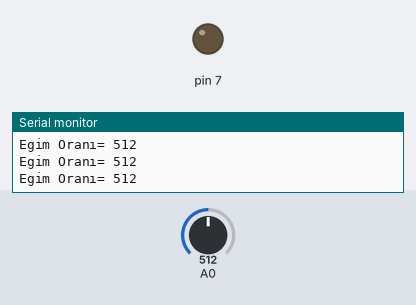
The sketch below on a simulated Arduino Uno, built with avr-gcc and run on an emulated ATmega328P. Shown: output pins drawn as LEDs (lit = HIGH), the last lines printed to the serial monitor. The inputs (shaded band) are chosen by the test bench; at power-on: A0 = 512.

Above: at 1.2 s.
1.3 s: A0 set to 275
4.3 s: A0 set to 243
At 5.3 s:
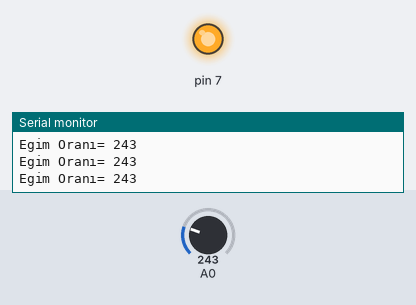
5.8 s: A0 set to 266
At 6.3 s:
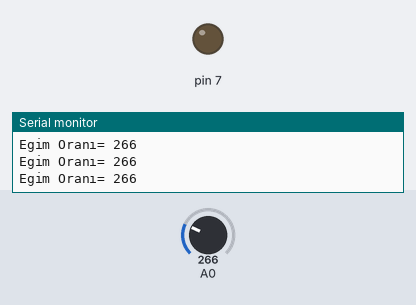
7.3 s: A0 set to 246
At 8.6 s:
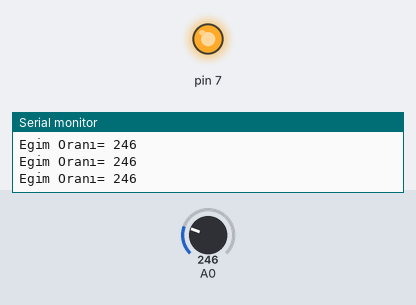
Timing chart, 0 to 9.8 s (numbered marks = the images above; inputs shaded):
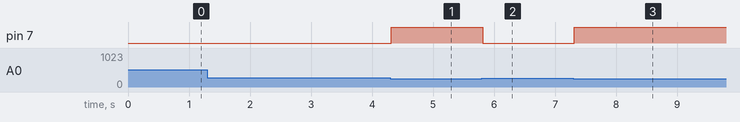

Measured:
- the behaviour switches between 257 and 256 on A0 (found by bisection; images 0 and 1)
- after the input at 4.3 s, pin 7: LOW → HIGH at once
- after the input at 5.8 s, pin 7: HIGH → LOW at once
- after the input at 7.3 s, pin 7: LOW → HIGH at once

The sketch:

Egim_Sensor.ino
```cpp
int egim;

void setup(){
  pinMode(7,OUTPUT);
  Serial.begin(9600);
}

void loop(){
 egim = analogRead(A0);
 Serial.print("Egim Oranı= ");
 Serial.println(egim);
 if (egim > 256){ //Dikili olduğunda 1023
  digitalWrite(7, LOW);
 }
 else {
  digitalWrite(7,HIGH);
 }
 delay(25);
}
```
